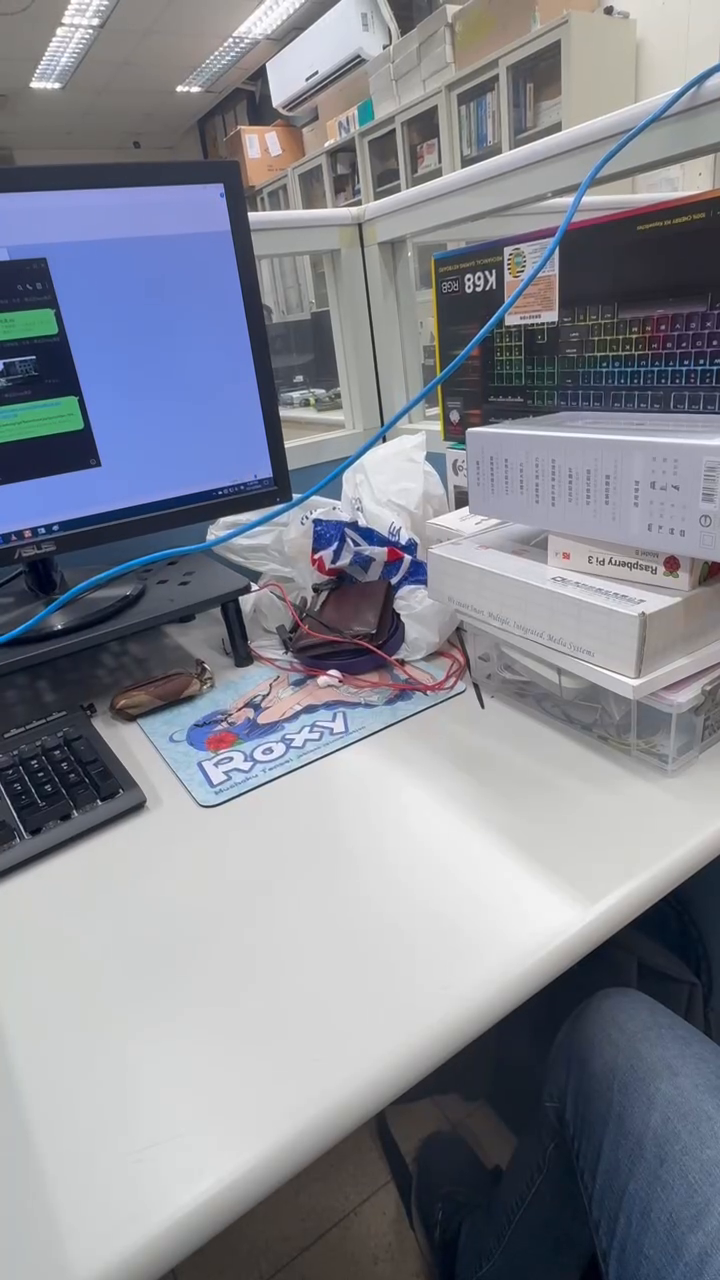
#> input picture frame 19 of 755776412.816110.mp4, 720 x 1280 px
$ python flow_and_foe_video_v2.py
#> lines starting #> are read from the running program, lines starting #| are printed output that depends on the picture; long printed decimals are rounded
import cv2
import numpy as np
import matplotlib.pyplot as plt
"""
不使用均值化方式產生深度圖
"""
class FlowCreateFoe:
    def __init__(self):
        self.magnitude_std_thresh = 0
        self.z_values = []
        self.sum_z_resized = None  # 累加 z_resized 的變量
        self.frame_count = 0       # 計算總幀數
        self.all_z_values = []     # 用來記錄所有 z 值

    def calculate_distance(self, x, y, foe_x, foe_y):
        return np.sqrt((x - foe_x) ** 2 + (y - foe_y) ** 2)

    def calculate_optical_flow(self, gray_frame1, gray_frame2):
        flow = cv2.calcOpticalFlowFarneback(
            gray_frame1,
            gray_frame2,
            None,
            pyr_scale=0.5,
            levels=3,
            winsize=50,
            iterations=3,
            poly_n=7,
            poly_sigma=1.5,
            flags=cv2.OPTFLOW_FARNEBACK_GAUSSIAN,
        )
        magnitude, _ = cv2.cartToPolar(flow[..., 0], flow[..., 1], angleInDegrees=True)
        print(np.std(magnitude))
        if np.std(magnitude) < self.magnitude_std_thresh:
            print("Magnitude lower than threshold, returning None")
            return None, None
        return flow, magnitude

    def create_force_image(self, flow, magnitude, frame):
        # 正規化光流強度並生成強度圖
        magnitude_normalized = cv2.normalize(magnitude, None, 0, 255, cv2.NORM_MINMAX)
        magnitude_img = np.uint8(magnitude_normalized)
        color_magnitude = cv2.applyColorMap(magnitude_img, cv2.COLORMAP_JET)

        foe_x, foe_y = self.calculate_foe(flow, magnitude)

        if foe_x is not None and foe_y is not None:
            cv2.circle(color_magnitude, (int(foe_x), int(foe_y)), 10, (0, 0, 255), -1)  # 红色圆点
        return color_magnitude, foe_x, foe_y

    def draw_flow(self, flow, frame):
        h, w, _ = frame.shape
        for i in range(0, h, 10):
            for j in range(0, w, 10):
                try:
                    end_point = (int(j + flow[i, j, 0]), int(i + flow[i, j, 1]))
                    cv2.arrowedLine(
                        frame,
                        (j, i),
                        end_point,
                        (0, 255, 0),   # 綠色箭頭
                        1,
                        tipLength=0.3,
                    )
                except Exception as e:
                    continue
        return frame

    def calculate_flow_length(self, h, w, flow, foe_x, foe_y):
        self.z_values = []  # 重置 z_values
        for i in range(0, h, 10):
            for j in range(0, w, 10):
                try:
                    dx, dy = flow[i, j]
                    x_mid = j + dx / 2
                    y_mid = i + dy / 2
                    D_mid = self.calculate_distance(x_mid, y_mid, foe_x, foe_y)
                    m = np.sqrt(dx ** 2 + dy ** 2)  # 光流長度
                    z = 2.2 * D_mid / (m + 1)  # 避免除零
                    self.z_values.append(z)
                except Exception as e:
                    self.z_values.append(0)

        # 計算 z_values 的最大值和最小值
        z_max = max(self.z_values)
        z_min = min(self.z_values)
        print("z_max", z_max)
        print("z_min", z_min)
        # 避免除以 0 的情況並對 z_values 進行正規化
        if z_max - z_min != 0:
            z_normalized = [(z - z_min) / (z_max - z_min) * 255 for z in self.z_values]
        else:
            z_normalized = [0 for _ in self.z_values]

        # 轉換為 numpy 陣列並轉換為 uint8
        z_normalized = np.array(z_normalized, dtype=np.uint8)
        z_array = z_normalized.reshape(len(range(0, h, 10)), len(range(0, w, 10)))

        # 調整尺寸
        z_resized = cv2.resize(z_array, (w, h), interpolation=cv2.INTER_NEAREST)

        # 累加 z_resized
        if self.sum_z_resized is None:
            self.sum_z_resized = np.zeros_like(z_resized, dtype=np.float32)

        self.sum_z_resized += z_resized
        self.frame_count += 1

        # Add current frame's z_values to the all_z_values list
        self.all_z_values.extend(self.z_values)

        return z_resized

    def get_average_z_resized(self):
        average_z_resized = (self.sum_z_resized / self.frame_count).astype(np.uint8)
        return average_z_resized

    def calculate_foe(self, flow, magnitude):
        h, w = magnitude.shape
        x_sum, y_sum, count = 0, 0, 0

        for i in range(0, h, 10):
            for j in range(0, w, 10):
                if magnitude[i, j] > 5:
                    fx, fy = flow[i, j]
                    x_sum += j - fx
                    y_sum += i - fy
                    count += 1

        return (x_sum / count, y_sum / count) if count > 0 else (None, None)

    def plot_z_values(self):
        plt.figure(figsize=(10, 6))
        plt.hist(self.all_z_values, bins=50, color='blue', edgecolor='black')
        plt.title("Distribution of Z values")
        plt.xlabel("Z value")
        plt.ylabel("Frequency")
        plt.grid(True)
        plt.show()

if __name__ == "__main__":
    paused = False
    flow_create_foe = FlowCreateFoe()
    cap = cv2.VideoCapture("./video/755776412.816110.mp4")
    ret, prev_frame = cap.read()
#> prev_frame is the input picture: shape (1280, 720, 3); mean B, G, R 146.1, 135.9, 132.7
    if not ret:
        print("Error reading video file")
        cap.release()
        exit()

    prev_gray = cv2.cvtColor(prev_frame, cv2.COLOR_BGR2GRAY)
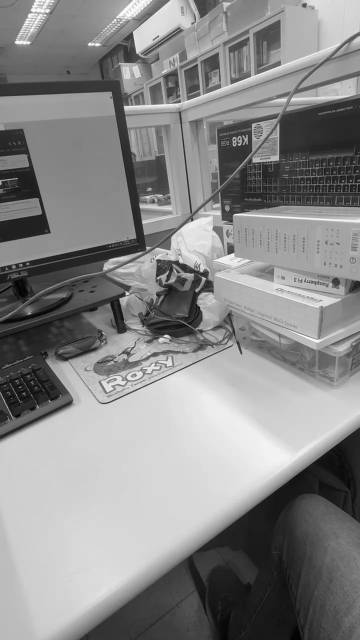
#> prev_gray: shape (1280, 720) (shown at 1/2 size); min 2, max 255, mean 136.1

    while cap.isOpened():
        ret, frame = cap.read()
        if not ret:
            break

        gray = cv2.cvtColor(frame, cv2.COLOR_BGR2GRAY)

        flow, magnitude = flow_create_foe.calculate_optical_flow(prev_gray, gray)
#> in calculate_optical_flow, `magnitude, _ = cv2.cartToPolar(flow[..., 0], flow[..., 1], angleInDegr..`:
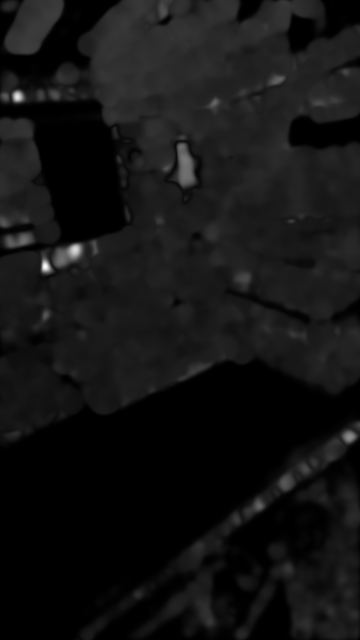
#> magnitude: shape (1280, 720) float32 (shown at 1/2 size); min 1.56e-17, max 2.91, mean 0.225; drawn with min black and max white
#| 0.2101
        if flow is not None and magnitude is not None:
            color_magnitude, foe_x, foe_y = flow_create_foe.create_force_image(flow, magnitude, frame)
#> in create_force_image, `color_magnitude = cv2.applyColorMap(magnitude_img, cv2.COLORMAP_JET)`:
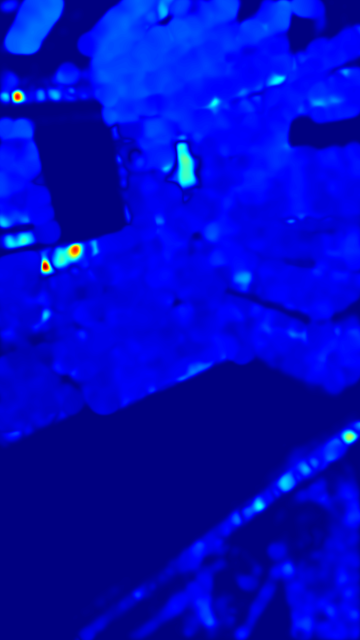
#> color_magnitude: shape (1280, 720, 3) (shown at 1/2 size); mean B, G, R 194.7, 9.5, 0.4
#> after the loop in calculate_foe, `for i in range(0, h, 10):`: count = 0
            flow_image = flow_create_foe.draw_flow(flow, frame.copy())
#> after the loop in draw_flow, `for i in range(0, h, 10):`:
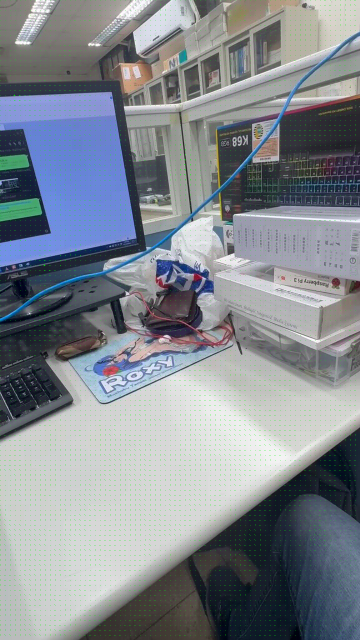
#> frame: shape (1280, 720, 3) (shown at 1/2 size); mean of channels 0, 1, 2 143.9, 137.2, 130.7; drawn as B, G, R

            # 呼叫 calculate_flow_length，並顯示結果
            h, w = gray.shape
            z_resized = flow_create_foe.calculate_flow_length(h, w, flow, foe_x, foe_y)
#> after the loop in calculate_flow_length, `for i in range(0, h, 10):`: self.z_values = 9216 values from 0 to 0
#> in calculate_flow_length, `z_max = max(self.z_values)`: z_max = 0
#| z_max 0
#| z_min 0
#> in calculate_flow_length, `z_normalized = [0 for _ in self.z_values]`: z_normalized = 9216 values from 0 to 0

            cv2.imshow("Optical Flow", flow_image)
            cv2.imshow("Magnitude", color_magnitude)
            cv2.imshow("Z Resized", z_resized)  # 顯示 z_resized

            # 檢測按鍵，按 'q' 退出，按 'p' 暫停/繼續
            key = cv2.waitKey(1) & 0xFF
#> (key q is pressed here)
            if key == ord('q'):  # 按 'q' 退出
                break
            elif key == ord('p'):  # 按 'p' 暫停/繼續
                paused = not paused
                while paused:
                    key_pause = cv2.waitKey(1) & 0xFF
                    if key_pause == ord('p'):  # 按 'p' 恢復播放
                        paused = False
                prev_gray = gray

    cap.release()
    cv2.destroyAllWindows()

    average_z_resized = flow_create_foe.get_average_z_resized()
    if average_z_resized is not None:
        cv2.imwrite('average_z_resized.png', average_z_resized)
        print("Saved average_z_resized.png")
    else:
        print("No frames processed.")

    # Plot the distribution of all z values
    flow_create_foe.plot_z_values()
#> in plot_z_values, `plt.show()`:
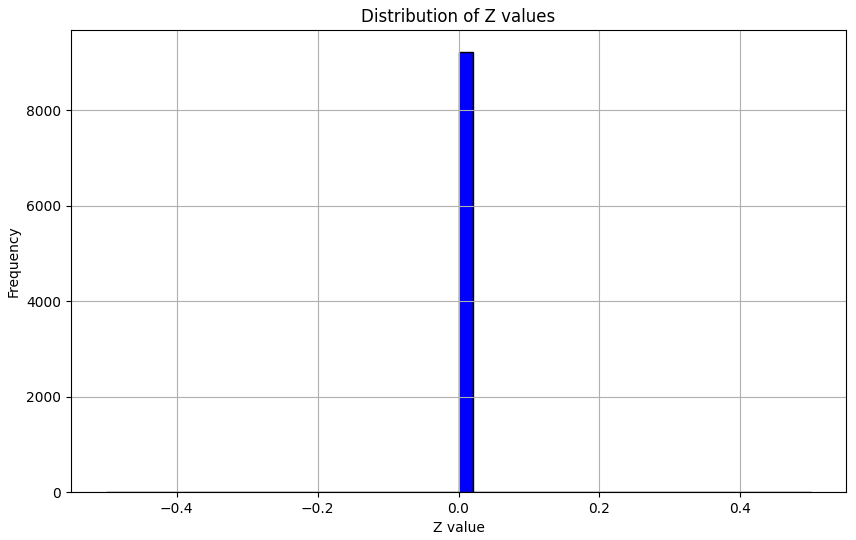
#> figure drawn by matplotlib, 1 panel; tallest bar 9216 high, from x = 0 to 0.02

$ run again, starting later in the video
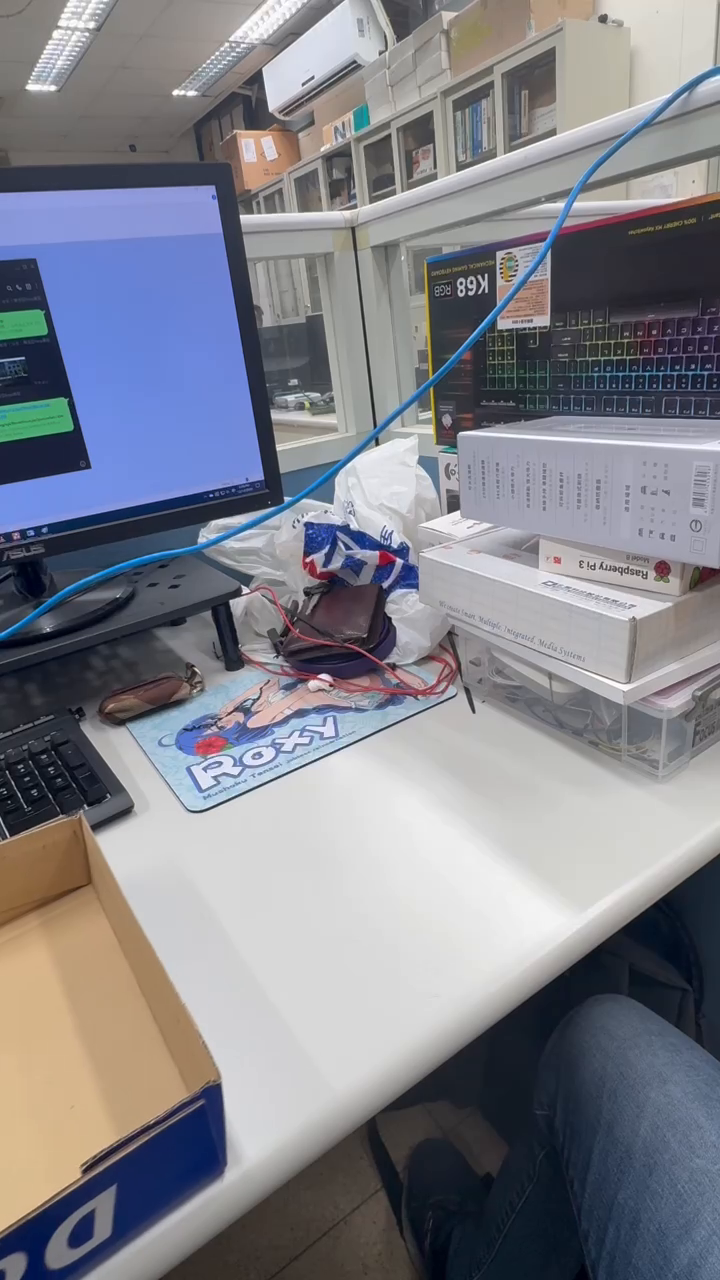
#> input picture frame 88 of 755776412.816110.mp4, 720 x 1280 px
#> prev_frame is the input picture: shape (1280, 720, 3); mean B, G, R 138.4, 129.9, 128.8
#| 1.601
#> in create_force_image, `color_magnitude = cv2.applyColorMap(magnitude_img, cv2.COLORMAP_JET)`:
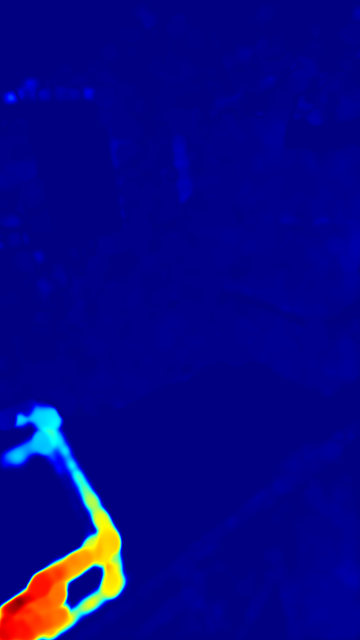
#> color_magnitude: shape (1280, 720, 3) (shown at 1/2 size); mean B, G, R 133.2, 7.1, 7.1
#> after the loop in calculate_foe, `for i in range(0, h, 10):`: count = 294; x_sum = 36428.8; y_sum = 344846
#> in create_force_image, `foe_x, foe_y = self.calculate_foe(flow, magnitude)`: foe_x = 123.9; foe_y = 1172.9
#> `color_magnitude, foe_x, foe_y = flow_create_foe.create_force_image(flo..`: foe_x = 123.9; foe_y = 1172.9
#> after the loop in calculate_flow_length, `for i in range(0, h, 10):`: self.z_values = 9216 values, max 2873.4 at index 70, min 0.813 at index 8508, mean 1299.8
#> z_max = 2873.4
#> z_min = 0.813
#| z_max 2873.444
#| z_min 0.8127
#> in calculate_flow_length, `z_normalized = [(z - z_min) / (z_max - z_min) * 255 for z in self.z_va..`: z_normalized = 9216 values, max 255 at index 70, min 0 at index 8508, mean 115.3
#> in calculate_flow_length, `z_normalized = np.array(z_normalized, dtype=np.uint8)`: z_normalized = 9216 values, max 255 at index 70, min 0 at index 8147, mean 114.8
#> in plot_z_values, `plt.show()`:
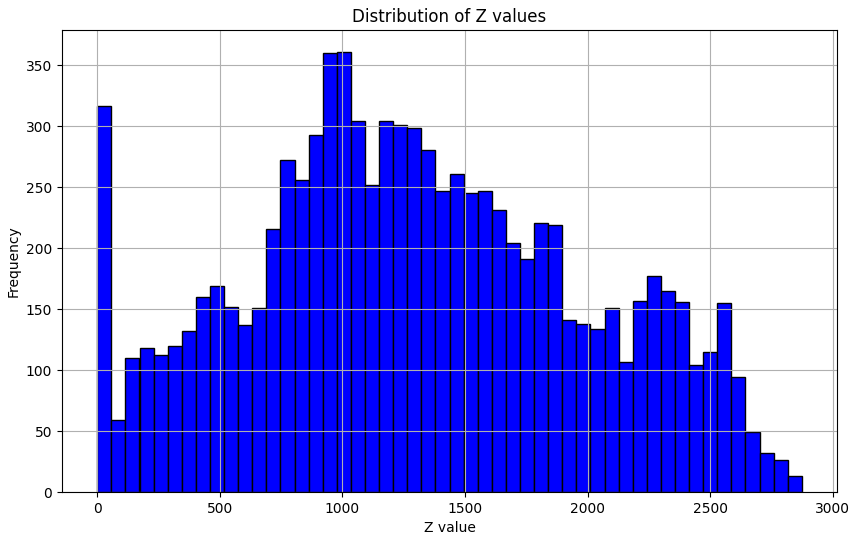
#> figure drawn by matplotlib, 1 panel; tallest bar 361 high, from x = 977.5 to 1035

$ run again, starting later in the video
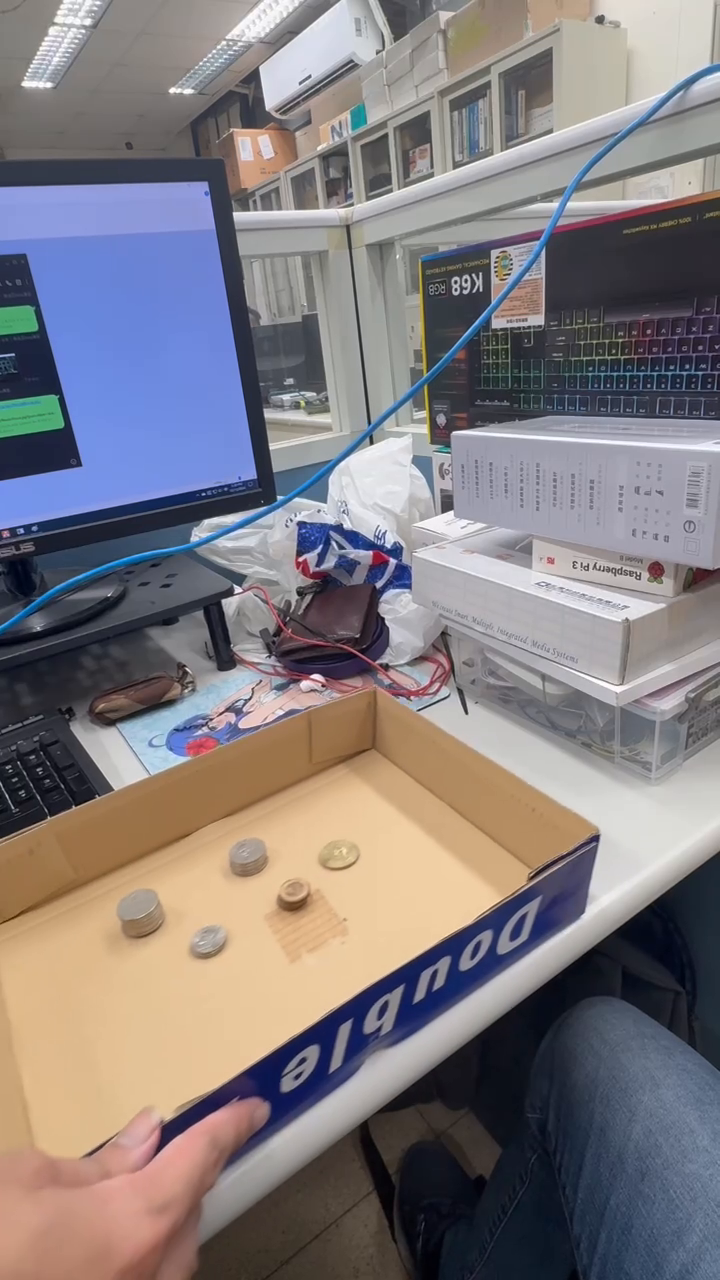
#> input picture frame 156 of 755776412.816110.mp4, 720 x 1280 px
#> prev_frame is the input picture: shape (1280, 720, 3); mean B, G, R 127.1, 124.1, 130
#| 2.532
#> in create_force_image, `color_magnitude = cv2.applyColorMap(magnitude_img, cv2.COLORMAP_JET)`:
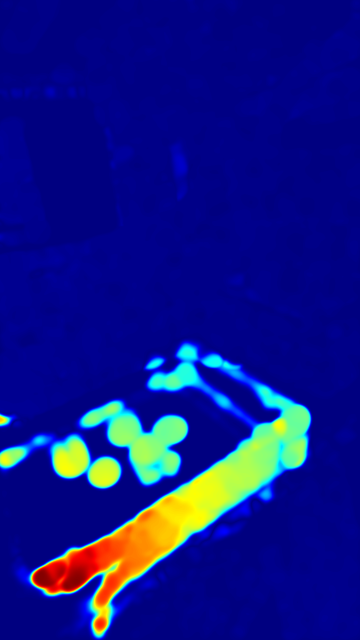
#> color_magnitude: shape (1280, 720, 3) (shown at 1/2 size); mean B, G, R 134.5, 23.4, 16.2
#> after the loop in calculate_foe, `for i in range(0, h, 10):`: count = 897; x_sum = 281742.1; y_sum = 881366.1
#> in create_force_image, `foe_x, foe_y = self.calculate_foe(flow, magnitude)`: foe_x = 314.1; foe_y = 982.6
#> `color_magnitude, foe_x, foe_y = flow_create_foe.create_force_image(flo..`: foe_x = 314.1; foe_y = 982.6
#> after the loop in calculate_flow_length, `for i in range(0, h, 10):`: self.z_values = 9216 values, max 2313.4 at index 69, min 4.72 at index 7232, mean 919.3
#> z_max = 2313.4
#> z_min = 4.72
#| z_max 2313.448
#| z_min 4.724
#> in calculate_flow_length, `z_normalized = [(z - z_min) / (z_max - z_min) * 255 for z in self.z_va..`: z_normalized = 9216 values, max 255 at index 69, min 0 at index 7232, mean 101
#> in calculate_flow_length, `z_normalized = np.array(z_normalized, dtype=np.uint8)`: z_normalized = 9216 values, max 255 at index 69, min 0 at index 6869, mean 100.5
#> in plot_z_values, `plt.show()`:
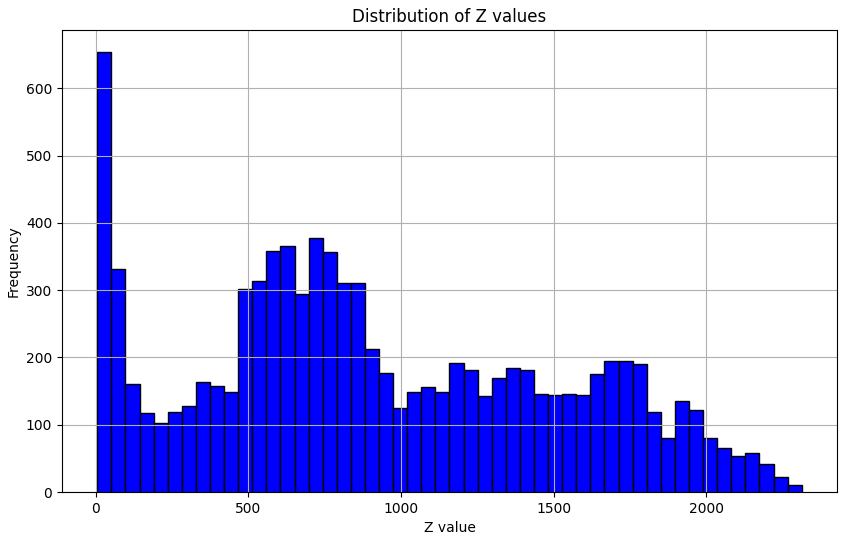
#> figure drawn by matplotlib, 1 panel; tallest bar 654 high, from x = 4.72 to 50.9
